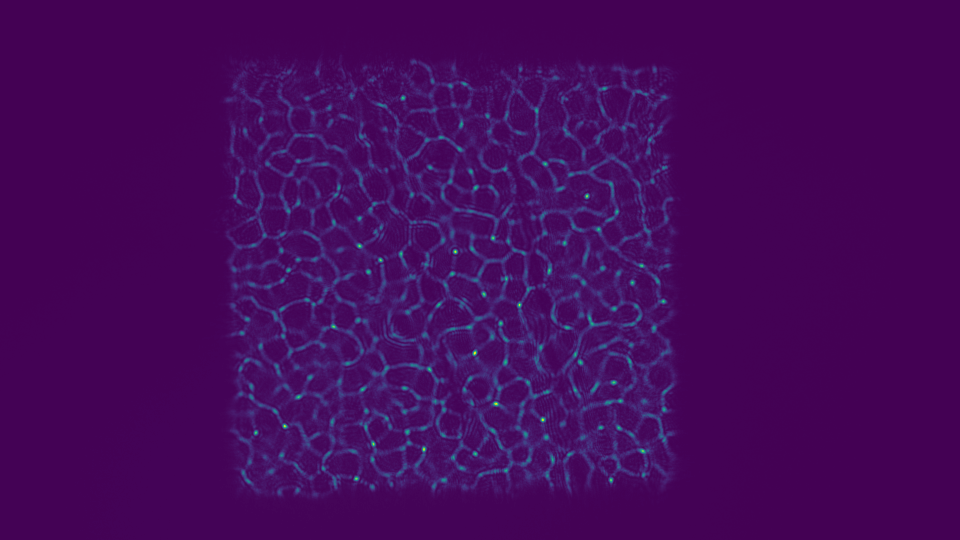
#> input picture imager_experiments/psfs/diffuser_psf.png, 960 x 540 px, found by its file name
$ jupyter execute --allow-errors 02_10_2024_make_lenses_3D_edges_and_shear.ipynb
#> lines starting #> are read from the running program, lines starting #| are printed output that depends on the picture
### imager_experiments/leyla_fns.py
import numpy as np # use regular numpy for now, simpler
import scipy
from tqdm import tqdm
# import tensorflow as tf
# import tensorflow.keras as tfk
import gc
import warnings

import skimage
import skimage.io
from skimage.transform import resize

# from tensorflow.keras.optimizers import SGD

# [81 lines left out: functions tile_9_images, generate_random_tiled_data, generate_repeated_tiled_data, convolved_dataset, compute_entropy, add_shot_noise, not called in this run]

def tf_cast(data):
    # normalizes data, loads it to a tensorflow array of type float32
    return tf.cast(data / np.max(data), tf.float32)
def tf_labels(labels):
    # loads labels to a tensorflow array of type int64
    return tf.cast(labels, tf.int64)


# [299 lines left out: functions run_model_simple, run_model_cnn, seeded_permutation, segmented_indices, permute_data, add_gaussian_noise and 13 more, not called in this run]


def load_single_lens_32():
    one_lens = np.zeros((32, 32))
    one_lens[16, 16] = 1
    one_lens = scipy.ndimage.gaussian_filter(one_lens, sigma=0.8)
    one_lens /= np.sum(one_lens)
    return one_lens

# [16 lines left out: functions load_two_lens_32, load_three_lens_32, not called in this run]

def load_four_lens_32():
    psf = np.zeros((32, 32))
    psf[22, 22] = 1
    psf[15, 10] = 1
    psf[5, 12] = 1
    psf[28, 8] = 1
    psf = scipy.ndimage.gaussian_filter(psf, sigma=1) # note that this one is sigma 1, for mnist it's sigma 0.8
    psf /= np.sum(psf)
    return psf

def load_diffuser_32():
    diffuser_psf = skimage.io.imread('/home/lkabuli_waller/workspace/EncodingInformation/imager_experiments/psfs/diffuser_psf.png')
    diffuser_psf = diffuser_psf[:,:,1]
    diffuser_resize = diffuser_psf[200:500, 250:550]
    diffuser_resize = resize(diffuser_resize, (100, 100), anti_aliasing=True)  #resize(diffuser_psf, (28, 28))
    diffuser_region = diffuser_resize[:32, :32]
    diffuser_region /=  np.sum(diffuser_region)
    return diffuser_region


### 10/15/2023: Make new versions of the model functions that train with Datasets - first attempt failed

# lenses with centralized positions for use in task-specific estimations
# [127 lines left out: functions load_single_lens_uniform, load_two_lens_uniform, load_three_lens_uniform, load_four_lens_uniform, load_five_lens_uniform, current_testing_model and 1 more, not called in this run]

### imager_experiments/02_10_2024_make_lenses_3D_edges_and_shear.ipynb
## Updated Lens Generation 02/10/24
- Here, we make lenses that have consistent sheared camera view
- We also add edges to the lenses (no we actually don't)
- Finally, we render views of Eric's lenses for End-to-End and DINO

[cell 1]
import numpy as np
import matplotlib.pyplot as plt
import plotly
from leyla_fns import *
from cleanplots import *

[cell 2]
import numpy as np
import plotly.graph_objects as go
from scipy.ndimage import gaussian_filter

### Make PSF flat images

[cell 3]
diffuser_psf = skimage.io.imread('/home/lkabuli_waller/workspace/EncodingInformation/imager_experiments/psfs/diffuser_psf.png')
#> diffuser_psf is the input picture: shape (540, 960, 4); mean R, G, B, A 68.5, 9.3, 91.3, 255
diffuser_psf = diffuser_psf[:,:,1]
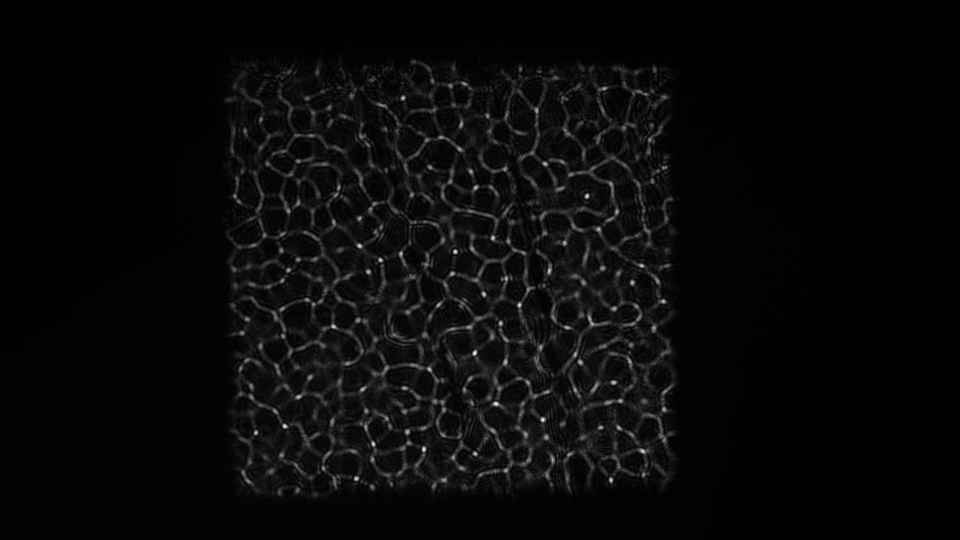
#> diffuser_psf: shape (540, 960); min 1, max 231, mean 9.3
diffuser_resize = diffuser_psf[200:500, 250:550]
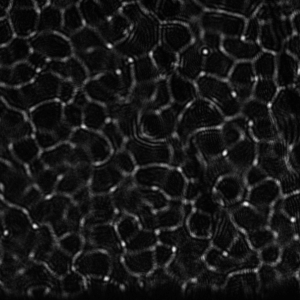
#> diffuser_resize: shape (300, 300); min 2, max 231, mean 23.7
diffuser_resize = resize(diffuser_resize, (400, 400), anti_aliasing=True)  #resize(diffuser_psf, (28, 28))
#> diffuser_resize: shape (400, 400) float64
diffuser_region = diffuser_resize[:32*4, :32*4]
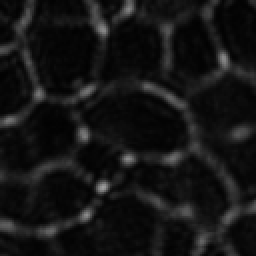
#> diffuser_region: shape (128, 128) float64 (shown 2 times larger); min 0.00803, max 0.622, mean 0.0819
diffuser_region /=  np.sum(diffuser_region)
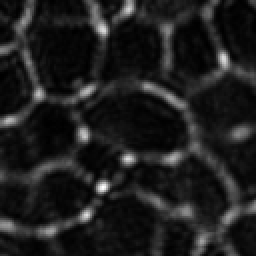
#> diffuser_region: shape (128, 128) float64 (shown 2 times larger); min 5.98e-06, max 0.000464, mean 6.1e-05; drawn with min black and max white

[cell 4]
import matplotlib.colors as mcolors

lime = mcolors.LinearSegmentedColormap.from_list("custom_cmap", ['black', 'lime'])

[cell 5]
# green psfs
diffuser_psf = load_diffuser_32()
#> in load_diffuser_32, `diffuser_resize = resize(diffuser_resize, (100, 100), anti_aliasing=Tr..`:
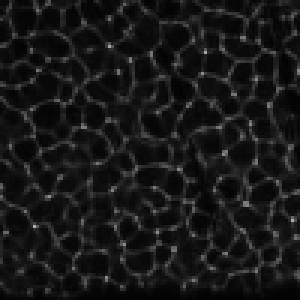
#> diffuser_resize: shape (100, 100) float64 (shown 3 times larger); min 0.00964, max 0.684, mean 0.0931
#> in load_diffuser_32, `diffuser_region = diffuser_resize[:32, :32]`:
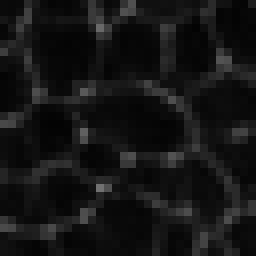
#> diffuser_region: shape (32, 32) float64 (shown 8 times larger); min 0.0136, max 0.447, mean 0.0819
#> in load_diffuser_32, `diffuser_region /=  np.sum(diffuser_region)`:
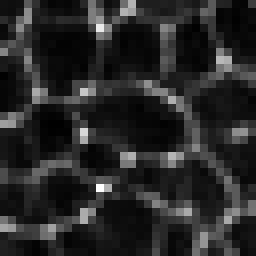
#> diffuser_region: shape (32, 32) float64 (shown 8 times larger); min 0.000162, max 0.00533, mean 0.000977; drawn with min black and max white
four_psf = load_four_lens_32()
one_psf = load_single_lens_32()
plt.figure(figsize=(10, 4))
plt.subplot(1,3,1)
plt.imshow(one_psf, cmap=lime, interpolation='spline36')
plt.title('Single Lens')
# clear the axes
plt.gca().set_xticks([])
plt.gca().set_yticks([])
plt.subplot(1,3,2)
plt.imshow(four_psf, cmap=lime, interpolation='spline36')
plt.title('Four Lenses')
# clear the axes
plt.gca().set_xticks([])
plt.gca().set_yticks([])
plt.subplot(1,3,3)
plt.imshow(diffuser_region, cmap=lime, interpolation='spline36')
plt.title('Diffuser')
# clear the axes
plt.gca().set_xticks([])
plt.gca().set_yticks([])

#plt.savefig('01_11_2024_figures/green_planar_psfs.pdf', transparent=True, bbox_inches='tight')
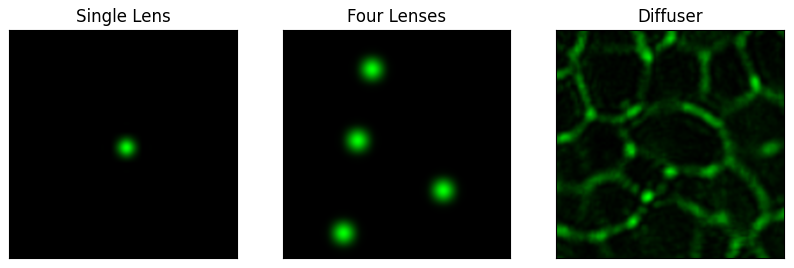
#> figure drawn by matplotlib, 3 panels

[cell 6]
# load the PSFs

diffuser_psf = load_diffuser_32()
four_psf = load_four_lens_32()
one_psf = load_single_lens_32()
plt.figure(figsize=(10, 4))
plt.subplot(1,3,1)
plt.imshow(one_psf, cmap='inferno', interpolation='spline36')
plt.title('Single Lens')
# clear the axes
plt.gca().set_xticks([])
plt.gca().set_yticks([])
plt.subplot(1,3,2)
plt.imshow(four_psf, cmap='inferno', interpolation='spline36')
plt.title('Four Lenses')
# clear the axes
plt.gca().set_xticks([])
plt.gca().set_yticks([])
plt.subplot(1,3,3)
plt.imshow(diffuser_region, cmap='inferno', interpolation='spline36')
plt.title('Diffuser')
# clear the axes
plt.gca().set_xticks([])
plt.gca().set_yticks([])

#plt.savefig('01_11_2024_figures/planar_psfs.pdf', transparent=True, bbox_inches='tight')
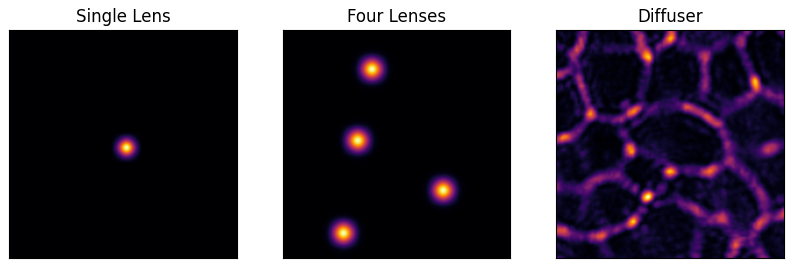
#> figure drawn by matplotlib, 3 panels

[cell 7]
z_four_lens = np.zeros((500, 500))
z_four_lens[375, 125] = 1
z_four_lens[220, 175] = 1
z_four_lens[100, 250] = 1
z_four_lens[350, 380] = 1
z_four_lens = z_four_lens * 1
z_four_lens = gaussian_filter(z_four_lens, sigma=40)
z_four_lens = np.rot90(z_four_lens, k=-1)
plt.imshow(z_four_lens)
plt.colorbar()
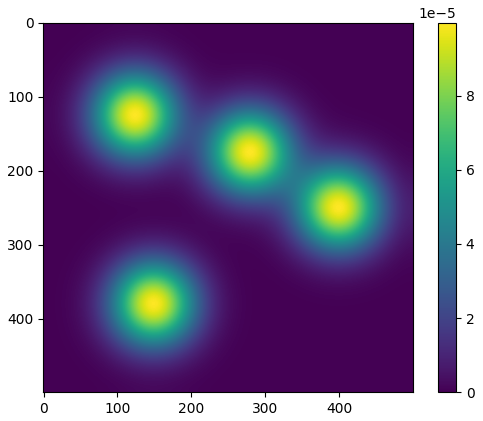
#> figure drawn by matplotlib, 2 panels

## Four Lens

[cell 8]
# Define the surface geometry
x = np.linspace(-1, 1, 500)
y = np.linspace(-1, 1, 500)
x_grid, y_grid = np.meshgrid(y, x)
r = np.sqrt(x_grid ** 2 + y_grid ** 2)
z_diffuser = z_four_lens * -1
# make circular instead of square
z_diffuser[r > 1] = np.nan

lighting = dict(ambient=0, fresnel=3, roughness=0.75, specular=0.5) # specular will make it brighter/saturat
lightposition=dict(x=5, y=5, z=-2)
color_name = 'lightblue'
opacity = 0.95

# Create a 3D plot
fig = go.Figure()
fig.add_surface(
    x=x,
    y=y,
    z=z_diffuser,
    colorscale=[[0, color_name], [1, color_name]],
    showscale=False,
    opacity=opacity, lighting=lighting, lightposition=lightposition
)

# Update layout for camera, lighting, and axes
fig.update_layout(
    scene=dict(
        xaxis=dict(showline=False, zeroline=False, showticklabels=False, showgrid=False, backgroundcolor='rgba(0,0,0,0)'),
        yaxis=dict(showline=False, zeroline=False, showticklabels=False, showgrid=False, backgroundcolor='rgba(0,0,0,0)'),
        zaxis=dict(showline=False, zeroline=False, showticklabels=False, showgrid=False, backgroundcolor='rgba(0,0,0,0)'),
        aspectmode='manual',
        aspectratio=dict(x=1, y=1, z=0.1)
    ),
    paper_bgcolor='white',
    plot_bgcolor='white'
)

# turn off axis labels
fig.update_layout(scene=dict(xaxis=dict(title=''), yaxis=dict(title=''),  zaxis=dict(title='')))
# Update the camera to rotate the plot
fig.update_layout(
    scene_camera=dict(
        eye=dict(x=0.7*0.7, y=-1.9*0.7, z=-1.4*0.7), # rotated to other direction?
        up=dict(x=1, y=0, z=0)            # 'up' direction
    ),
)
fig.show()
fig.write_image('01_11_2024_figures/02_12_four_lens_render.pdf', scale=10)

## Single Lens

[cell 9]
import numpy as np
import plotly.graph_objects as go
from scipy.ndimage import gaussian_filter
# Define the surface geometry
x = np.linspace(-1, 1, 500)
y = np.linspace(-1, 1, 500)
x_grid, y_grid = np.meshgrid(y, x)
r = np.sqrt(x_grid ** 2 + y_grid ** 2)
z_diffuser = gaussian_filter(r, sigma=15)
# make circular instead of square
z_diffuser[r > 1] = np.nan

lighting = dict(ambient=0, fresnel=3, roughness=0.75, specular=0.5) # specular will make it brighter/saturat
lightposition=dict(x=5, y=5, z=-2)
color_name = 'lightblue' #'white' #'lightblue'
opacity=0.95

# Create a 3D plot
fig = go.Figure()
fig.add_surface(
    x=x,
    y=y,
    z=z_diffuser,
    colorscale=[[0, color_name], [1, color_name]],
    showscale=False,
    opacity=opacity, lighting=lighting, lightposition=lightposition
)

# Update layout for camera, lighting, and axes
fig.update_layout(
    scene=dict(
        xaxis=dict(showline=False, zeroline=False, showticklabels=False, showgrid=False, backgroundcolor='rgba(0,0,0,0)'),
        yaxis=dict(showline=False, zeroline=False, showticklabels=False, showgrid=False, backgroundcolor='rgba(0,0,0,0)'),
        zaxis=dict(showline=False, zeroline=False, showticklabels=False, showgrid=False, backgroundcolor='rgba(0,0,0,0)'),
        aspectmode='manual',
        aspectratio=dict(x=1, y=1, z=0.1)
    ),
    paper_bgcolor='white',
    plot_bgcolor='white'
)

# turn off axis labels
fig.update_layout(scene=dict(xaxis=dict(title=''), yaxis=dict(title=''),  zaxis=dict(title='')))
# Update the camera to rotate the plot
fig.update_layout(
    scene_camera=dict(
        eye=dict(x=0.7*0.7, y=-1.9*0.7, z=-1.4*0.7), # rotated to other direction?
        up=dict(x=1, y=0, z=0)            # 'up' direction
    ),
)
fig.show()
fig.write_image('01_11_2024_figures/02_12_one_lens_render.pdf', scale=10)

## Make lens renders (dino) for eric

[cell 10]
folder = 'e2e_full_volume_phase_masks/high_res_dino/'
#> (the rest of this cell did not finish here and is left out)

[cell 11]
import numpy as np
import plotly.graph_objects as go
from scipy.ndimage import gaussian_filter
# Define the surface geometry
x = np.linspace(-1, 1, 500)
y = np.linspace(-1, 1, 500)
x_grid, y_grid = np.meshgrid(y, x)
r = np.sqrt(x_grid ** 2 + y_grid ** 2)
#> (the rest of this cell did not finish here and is left out)

[cell 12]
import numpy as np
import plotly.graph_objects as go
from scipy.ndimage import gaussian_filter
# Define the surface geometry
x = np.linspace(-1, 1, 500)
y = np.linspace(-1, 1, 500)
x_grid, y_grid = np.meshgrid(y, x)
r = np.sqrt(x_grid ** 2 + y_grid ** 2)
#> (the rest of this cell did not finish here and is left out)

[cell 13]
import numpy as np
import plotly.graph_objects as go
from scipy.ndimage import gaussian_filter
# Define the surface geometry
x = np.linspace(-1, 1, 500)
y = np.linspace(-1, 1, 500)
x_grid, y_grid = np.meshgrid(y, x)
r = np.sqrt(x_grid ** 2 + y_grid ** 2)
#> (the rest of this cell did not finish here and is left out)

## Make lens renders for eric

[cell 14]
folder = 'e2e_full_volume_phase_masks/phase_masks_high_res/'
#> (the rest of this cell did not finish here and is left out)

[cell 15]
import numpy as np
import plotly.graph_objects as go
from scipy.ndimage import gaussian_filter
# Define the surface geometry
x = np.linspace(-1, 1, 500)
y = np.linspace(-1, 1, 500)
x_grid, y_grid = np.meshgrid(y, x)
r = np.sqrt(x_grid ** 2 + y_grid ** 2)
#> (the rest of this cell did not finish here and is left out)

[cell 16]
import numpy as np
import plotly.graph_objects as go
from scipy.ndimage import gaussian_filter
# Define the surface geometry
x = np.linspace(-1, 1, 500)
y = np.linspace(-1, 1, 500)
x_grid, y_grid = np.meshgrid(y, x)
r = np.sqrt(x_grid ** 2 + y_grid ** 2)
#> (the rest of this cell did not finish here and is left out)
